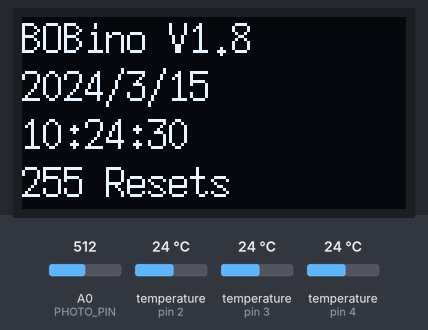
Recording of a sketch running on a simulated Arduino Uno, built with avr-gcc and run on an emulated ATmega328P. Parts: 128×64 one-colour display. Inputs (shaded band) come from the test bench; at power-on: A0 (PHOTO_PIN) = 512, temperature (sensors on pin 2, pin 3, pin 4) 24 °C. The local clock reads 2024-03-15 10:24:30 at power-on unless the sketch sets it; storage starts empty; EEPROM starts erased; what the sketch prints to the serial monitor is not drawn.

Above: at 0.3 s.
At 2.1 s:
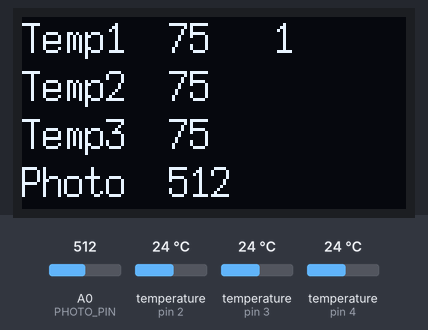
At 17.1 s:
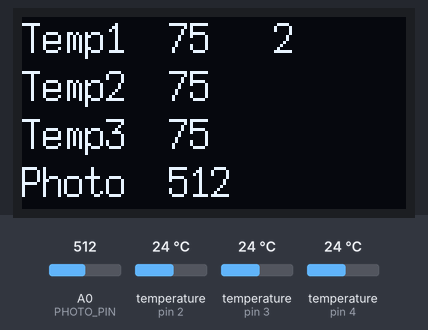
At 62.1 s:
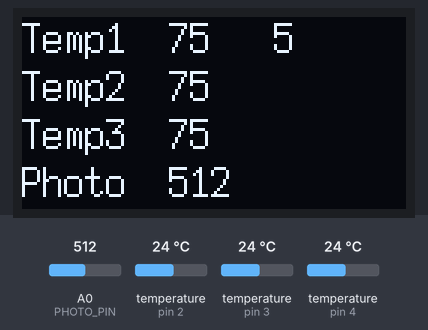
At 92.2 s:
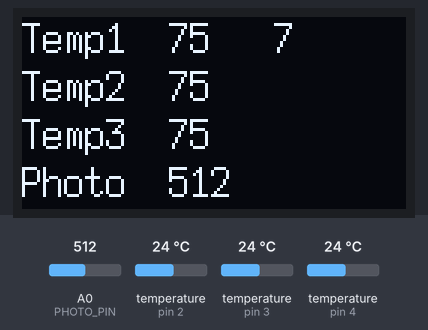
At 122.4 s:
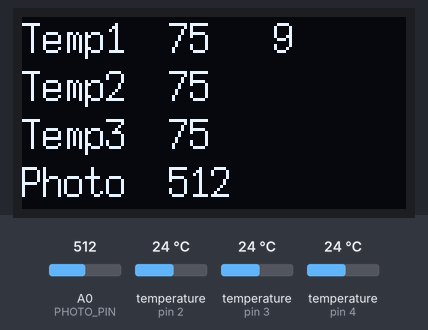

Measured:
- what the display in image 0 shows lasts 1.8 s, from 0.2 s to 2.0 s
- what the display in image 1 shows lasts 15.0 s, from 2.0 s to 17.0 s
- what the display in image 3 shows lasts 15.1 s, from 62.0 s to 77.1 s

The sketch:

BOBino_V1_8.ino
```cpp
// (licence header left out)
// Flash Size must been < 30720 bytes, else you get the verification error in avrdude.

#include <Wire.h>

// 2015-Jun - Replaced the components with simple DS18B20 one-wire temperature sensors
#include <OneWire.h>
#include <DallasTemperature.h>

// SD Card and Sleep
#include <SPI.h>
#include <SD.h>
#include <avr/sleep.h>

#include <RTClib.h> //Available from https://github.com/adafruit/RTClib
//#include <Narcoleptic.h> //microcontroller sleep library. Available at https://code.google.com/p/narcoleptic/downloads/detail?name=Narcoleptic_v1a.zip

//http://www.arduino.cc/en/Tutorial/EEPROMWrite
#include <EEPROM.h>

// 1.8 Include display driver
//#include <U8g2lib.h>
#include <SSD1306Ascii.h>
#include <SSD1306AsciiAvrI2c.h>

#define I2C_ADDRESS 0x3C
// Define proper RST_PIN if required.
#define RST_PIN -1

SSD1306AsciiAvrI2c oled;

//http://www.instructables.com/id/two-ways-to-reset-arduino-in-software/step2/using-just-software/
void(* resetFunc) (void) = 0; //declare reset function @ address 0


#define RTCSET_DATE "2018 06 04 09 30 00;"

#define DEFAULT_SLEEP_SECONDS 15


// Enable up to three differene one wire busses
// This avoids identifying each one-wire by hex id.
#define ONE_WIRE_BUS_A   2
#define ONE_WIRE_BUS_B   3
#define ONE_WIRE_BUS_C   4

// Analog Voltage based Light Sennsor
#define PHOTO_PIN A0

RTC_DS1307 RTC;
OneWire oneWireA(ONE_WIRE_BUS_A);
OneWire oneWireB(ONE_WIRE_BUS_B);
OneWire oneWireC(ONE_WIRE_BUS_C);

DallasTemperature sensorsA(&oneWireA);
DallasTemperature sensorsB(&oneWireB);
DallasTemperature sensorsC(&oneWireC);

//U8G2_SSD1306_128X64_NONAME_1_HW_I2C u8g2(U8G2_R0, U8X8_PIN_NONE); // All Boards without Reset of the Display


char temp = 'F';
char alt = 'F';
short sleepSeconds = DEFAULT_SLEEP_SECONDS;

#define CSV ","
#define DATA_FILENAME "data.csv"
#define RTC_FILENAME "config/rtcset.txt"
#define CONFIG_DIR "config"
#define TIME_FILENAME "config/sleepsec.txt"
#define TEMP_FILENAME "config/temp.txt"
#define ALT_FILENAME "config/alt.txt"
#define RTC_EXAMPLE "config/_rtcset.txt"
#define README_FILENAME "BOBino.txt"

#define LOW_MEMORY_FREE_REBOOT_THRESHOLD 350
#define EEPROM_ADDR_Reset_Counter 0

//https://gist.github.com/ntbrock/4d0bec130f943861a0ba
byte resetCount = 0;
byte freeMemCount = 0;
uint16_t freeMem() {
  char top;
  extern char *__brkval;
  extern char __bss_end;
  int freeMem = __brkval ? &top - __brkval : &top - &__bss_end;

  if ( freeMemCount % 100 == 0 ) {
  Serial.print(F("Debug: ["));
  Serial.print( freeMemCount, DEC );
  Serial.print(F("] SRAM Free: (Resetting at 350 free with NO warning)  "));
  Serial.println( freeMem );
  }
  freeMemCount++;

  if ( freeMem < LOW_MEMORY_FREE_REBOOT_THRESHOLD ) {
   Serial.print(F("FATAL: SRAM Free: (RESETTING NOW)  "));
    Serial.println( freeMem, DEC );
    Serial.flush();
    delay(50);
    resetFunc();  //call reset - no room for death squawk
  }
}

char oledBuffer12[12] = "       ";

void setup() {

  Serial.begin(9600);

  Serial.println(F("BOBino V1.8 ==[setup]===="));
  freeMem();
  countResets();
  delay(50);

#if RST_PIN >= 0
  oled.begin(&Adafruit128x64, I2C_ADDRESS, RST_PIN);
#else // RST_PIN >= 0
  oled.begin(&Adafruit128x64, I2C_ADDRESS);
#endif // RST_PIN >= 0

  oled.setFont(X11fixed7x14); // TimesNewRoman16);
  oled.clear();
  oled.println(F("BOBino V1.8"));

  //timestamp from rtc
  DateTime now = RTC.now();

  oled.print(now.year(), DEC);
  oled.print('/');
  oled.print(now.month(), DEC);
  oled.print('/');
  oled.print(now.day(), DEC);

  oled.println();
  if ( now.hour() < 10 ) { oled.print("0"); }
  oled.print(now.hour(), DEC);
  oled.print(':');
  if ( now.minute() < 10 ) { oled.print("0"); }
  oled.print(now.minute(), DEC );
  oled.print(':');
  if ( now.second() < 10 ) { oled.print("0"); }
  oled.println(now.second(), DEC);

  //This is the chipselect pin, change based on SD shield documentation.
  if ( ! SD.begin(10) ) {
    oled.println(F("NO SD CARD"));
    Serial.println(F("FATAL: Unable to begin SD Card."));
    Serial.flush();
    deathFlash();
  } else {

    sprintf(oledBuffer12, "%d Resets", (int)resetCount);
    oled.println(oledBuffer12);


    sensorsA.begin();
    sensorsB.begin();
    sensorsC.begin();
    delay(50);

    Wire.begin();
    RTC.begin();

    delay(50);
    configure();

    createHeader();
    RTC_set();

    sensorsA.setResolution(10);
    sensorsB.setResolution(10);
    sensorsC.setResolution(10);

    Serial.print(F("BOBino V1.8 ==[loop]====  Go! Loop sleeps seconds: "));
    Serial.println(sleepSeconds);
  }
}

int loopCount = 0;
long lastReadMs = -1;

void loop(){
  loopCount += 1;
  freeMem();

  lastReadMs = millis();// + Narcoleptic.millis();
  DateTime now = RTC.now();

  // Acquire All readings
  sensorsA.requestTemperatures();
  sensorsB.requestTemperatures();
  sensorsC.requestTemperatures();
  analogRead(PHOTO_PIN); // discard first reading, use 2nd
  // Data capacity fix for Photo fluctuation
  int photoRead = analogRead(PHOTO_PIN);

  // Acquisition Time off temperature sensors
  delay(650);

  float tempA = -1;
  float tempB = -1;
  float tempC = -1;

  if(temp=='f'||temp=='F'){
    tempA = sensorsA.getTempFByIndex(0);
    tempB = sensorsB.getTempFByIndex(0);
    tempC = sensorsC.getTempFByIndex(0);
  } else {
    tempA = sensorsA.getTempCByIndex(0);
    tempB = sensorsB.getTempCByIndex(0);
    tempC = sensorsC.getTempCByIndex(0);
  }

  // 32.00 indicates error, missing device on bus
  if ( tempA == 32.00 ) { tempA = -1; }
  if ( tempB == 32.00 ) { tempB = -1; }
  if ( tempC == 32.00 ) { tempC = -1; }

  File data=SD.open(DATA_FILENAME, FILE_WRITE);
  if ( data ) {

    timestamp(data, now);
    data.print(CSV);
    data.print(lastReadMs, DEC);
    data.print(CSV);
    data.print(loopCount, DEC);
    data.print(CSV);
    data.print(resetCount, DEC);
    data.print(CSV);
    data.print(tempA, 2);
    data.print(CSV);
    data.print(tempB, 2);
    data.print(CSV);
    data.print(tempC, 2);
    data.print(CSV);
    data.print(photoRead, DEC);
    data.println();
    data.close();

    // Also debug to serial console
    timestampSerial(now);
    Serial.print(CSV);
    Serial.print(lastReadMs, DEC);
    Serial.print(CSV);
    Serial.print(loopCount, DEC);
    Serial.print(CSV);
    Serial.print(resetCount, DEC);
    Serial.print(CSV);
    Serial.print(tempA, 2);
    Serial.print(CSV);
    Serial.print(tempB, 2);
    Serial.print(CSV);
    Serial.print(tempC, 2);
    Serial.print(CSV);
    Serial.print(photoRead, DEC);
    Serial.print(CSV);
    Serial.println();
    Serial.flush();
  } else {
    Serial.print(F("FATAL: Unable to write to SD, File: "));
    Serial.println(DATA_FILENAME);
    Serial.flush();
    deathFlash();
  }

  // Write to OLED Screen
  oled.clear();
  char oledBuffer[12] = "       ";
  sprintf(oledBuffer, "Temp1  %d   %d", (int)tempA, loopCount);
  oled.println(oledBuffer);

  sprintf(oledBuffer, "Temp2  %d", (int)tempB);
  oled.println(oledBuffer);

  sprintf(oledBuffer, "Temp3  %d", (int)tempC);
  oled.println(oledBuffer);

  sprintf(oledBuffer, "Photo  %d", (int)photoRead);
  oled.println(oledBuffer);

  sleep();

}

// Death Flash
void deathFlash() {
  cli();
  sleep_enable();
  sleep_cpu();
}


void createHeader(){ //This function creates a header at the top of the data.csv file.
  if(SD.exists(DATA_FILENAME) == false){  //only creates header if file doesn't exist
    File data=SD.open(DATA_FILENAME, FILE_WRITE);
    data.print("Time");
    data.print(CSV);
    data.print("LastReadMs");
    data.print(CSV);
    data.print("LoopCount");
    data.print(CSV);
    data.print("RebootCount");
    data.print(CSV);
    if(temp=='f'||temp=='F'){
      data.print(F("TemperatureA (F)"));
    }else{
      data.print(F("TemperatureA (C)"));
    }
    data.print(CSV);
    if(temp=='f'||temp=='F'){
      data.print(F("TemperatureB (F)"));
    }else{
      data.print(F("TemperatureB (C)"));
    }
    data.print(CSV);
    if(temp=='f'||temp=='F'){
      data.print(F("TemperatureC (F)"));
    }else{
      data.print(F("TemperatureC (C)"));
    }
    data.print(CSV);
    data.print(F("Light (0-1023)"));
    data.println();
    data.close();
  }
  else{
    // File handle is refereshed with every loop, not held in memory.
    // data=SD.open("data.csv", FILE_WRITE);
  }
}

void timestamp(File data, DateTime &now){ //Current time is read from the RTC, and printed to the SD card.
  //timestamp from rtc
  data.print(now.year(), DEC);
  data.print('/');
  data.print(now.month(), DEC);
  data.print('/');
  data.print(now.day(), DEC);
  data.print(' ');
  if ( now.hour() < 10 ) { data.print("0"); }
  data.print(now.hour(), DEC);
  data.print(':');
  if ( now.minute() < 10 ) { data.print("0"); }
  data.print(now.minute(), DEC );
  data.print(':');
  if ( now.second() < 10 ) { data.print("0"); }
  data.print(now.second(), DEC);
}

void timestampSerial(DateTime &now){ //Current time is read from the RTC, and printed to the SD card.
  Serial.print(now.unixtime());
}


/**
 * Read the beginning of the EEPROM to get the number of resets and + 1.
 */
void countResets() {

  resetCount  = EEPROM.read(EEPROM_ADDR_Reset_Counter);
    Serial.print(F("Debug: Total Reset Count: "));
    Serial.println(resetCount);
  EEPROM.write(EEPROM_ADDR_Reset_Counter, resetCount+1);
}


/**
 * Read the contents of the config folder on the SD card,
 * set memory config for data collection accordingly.
 */

void configure(){
  //Serial.println(F("BOBino V1.8 - Configure Start"));

  // Create the config directory on the card if doesn't exist
  if ( SD.exists( CONFIG_DIR ) ) {
      Serial.println(F("Info: SD Card Config directory: CONFIG exists."));
  } else {
     if ( SD.mkdir( CONFIG_DIR ) ) {
       Serial.println(F("Created Directory: CONFIG_DIR"));
     } else {
      Serial.println(F("ERROR: Unable to create directory: CONFIG"));
    }
  }

  Serial.print(F("Info: Initializing Time. Contents of SLEEPSEC.TXT: "));

  if ( SD.exists( TIME_FILENAME ) ) {
    File timetxt;
    String time;
    timetxt=SD.open(TIME_FILENAME,FILE_READ);
    if(timetxt > 0 ) {
      char c = timetxt.read();
      while(c!=';' && c != -1){
      Serial.print( c );
        time += c;
        c=timetxt.read();
      }
      Serial.println();
    }
    if(!timetxt || !time){
      sleepSeconds = DEFAULT_SLEEP_SECONDS;
    }else{
    sleepSeconds=atoi(time.c_str());
    }

    if ( sleepSeconds <= 0 ) { sleepSeconds = DEFAULT_SLEEP_SECONDS; } // Defensive.

    Serial.print(F("Info: Configured Sleep Seconds: "));
    Serial.print(sleepSeconds);
    Serial.println();

  } else {
     // Create the default value file on the new SD card.
    // Create the default value file on the new SD card.
    File fh=SD.open(TIME_FILENAME, FILE_WRITE);
    if ( fh ) {
      fh.print( sleepSeconds );
      fh.print(";");
      fh.println();
      fh.flush();
      fh.close();
      Serial.print(F("Wrote file: "));
      Serial.println(TIME_FILENAME);
    } else {
      Serial.print(F("ERROR: Unable to create file: "));
      Serial.println(TIME_FILENAME);
    }
  }


  if ( SD.exists( TEMP_FILENAME ) ) {
    temp=SD.open(TEMP_FILENAME, FILE_READ).read();
  } else {
    // Create the default value file on the new SD card.
    File fh=SD.open(TEMP_FILENAME, FILE_WRITE);
    if ( fh ) {
      fh.print( temp );
      fh.print( ";");
      fh.println();
      fh.flush();
      fh.close();
      Serial.println(F("Wrote file: TEMP_FILENAME"));
    } else {
      Serial.println(F("ERROR: Unable to create file: TEMP_FILENAME"));
    }
  }
  if ( temp != 'F' && temp != 'f' && temp != 'C' && temp != 'c' ) { temp = 'F'; } // Defense!
  Serial.print(F("Info: Configured Temp to be: "));
  Serial.print(temp);
  Serial.println();


  if ( ! SD.exists( RTC_EXAMPLE ) ) {
    // Create the default value file on the new SD card.
    File fh=SD.open(RTC_EXAMPLE, FILE_WRITE);
    if ( fh ) {
      fh.print( F(RTCSET_DATE));
      fh.println();
      fh.flush();
      fh.close();
      Serial.println(F("Wrote file: RTC_EXAMPLE"));
    } else {
      Serial.println(F("ERROR: Unable to create file: RTC_EXAMPLE"));
    }
  }

  if ( ! SD.exists( README_FILENAME ) ) {
    // Create the default value file on the new SD card.
    File fh=SD.open(README_FILENAME, FILE_WRITE);
    if ( fh ) {
    fh.print(F("BOBino V1.8 2018-Jun-03"));
    fh.println();
    fh.println();
    fh.print(F("Edit files in the CONFIG Directory on this SD Card to set config: "));
    fh.println();
    fh.println(F("   CONFIG/TEMP.TXT -- Set Temperature Units to F or C"));
    fh.println(F("   CONFIG/SLEEPSEC.TXT -- Set Time Sleep Interval in Seconds"));
    //fh.println(F("   CONFIG/ALT.TXT -- Set Altitude Units and Activate"));
    fh.println(F("   CONFIG/RTCSET.TXT -- Set To the current calendar information to adjust system time."));
    fh.println(F("   CONFIG/_RTCSET.TXT -- Example RTC File to make clock setting easy."));
    fh.print("");
    fh.println();
//    fh.flush();
    fh.close();
    Serial.println(F("Wrote file: README.txt"));
    }
  }


    DateTime now = RTC.now();
    Serial.print(F("Info: System Time is: "));
    Serial.print(now.year(), DEC);
    Serial.print(F("/"));
    Serial.print(now.month(), DEC);
    Serial.print(F("/"));
    Serial.print(now.day(), DEC);
    Serial.print(F("T"));
    Serial.print(now.hour(), DEC);
    Serial.print(F(":"));
    Serial.print(now.minute(), DEC);
    Serial.print(F(":"));
    Serial.print(now.second(), DEC);
    Serial.println();

   long unixTime = getUnixTime();
   Serial.print(F("Info: Unix Time is: "));
   Serial.println(unixTime);

  //Serial.println(F("BOBino V1.8 - Configure complete"));
}


uint8_t narcolepticIsWorking = 0;
long narcolepticAlternateTime = 0;

void sleep() { //Sleeps the arduino for the ammount of time specified by the config file, using the Narcoleptic sleep library.
//  long currentTime = getUnixTime();


  // Sensor Reads take ~ 900ms
  // Go off last read to avoid adding reading delays each time.
  long wakeMs = (float)lastReadMs + ( (float)sleepSeconds * 1000.0 ); // Version 1.6 - Changing timesleep to seconds
  long nextMs = -1;

  long currentMs = millis();// + Narcoleptic.millis();
  while ( currentMs < wakeMs ){

    // Sleep 1 second less than expected
    long sleepMs = wakeMs - currentMs;
    if ( sleepMs < 1000 ) { sleepMs = 100; } // Min Sleep 1 sec
    if ( sleepMs > 30000 ) { sleepMs = 30000; } // Max sleep 30 sec

/*
    Serial.print(F("::: BEG current: " ));
    Serial.print(currentMs);
    Serial.print(F("  lastRead: " ));
    Serial.print(lastReadMs);
    Serial.print(F("  sleep: " ));
    Serial.print(sleepMs);
//    Serial.print(F("  sleepSec: "));
//    Serial.print(sleepSeconds);
    Serial.print(F("  wake: "));
    Serial.println(wakeMs);
    Serial.flush();
*/
    if ( sleepMs < 1000 ) {
      // CPU Narrow in the last second.
      delay(sleepMs);
    } else if ( narcolepticIsWorking ) {
      //Narcoleptic.delay( sleepMs - 450 );
      delay(200);
    } else {
      // Narco is not working, use our alternate counter.
      delay(sleepMs);
    }


    // Only set this at the end of the loop
    nextMs = millis(); // + Narcoleptic.millis();

/*
    Serial.print(F("::: END current: " ));
    Serial.print(currentMs);
    Serial.print(F("  next: " ));
    Serial.println(nextMs);
    Serial.flush();
*/
    // Handle the case where no RTC exists and we need to advance the clock

 /*   if ( newTime <= currentTime && narcolepticIsWorking ) {
        Serial.println(F("ERROR - Real Time Clock / Narcoleptic not working. Falling back to CPU delay."));

        Serial.print(F("Logic Path: "));
        Serial.print(path);
        Serial.print(F("  Wake Time: "));
        Serial.print(wakeTime);
        Serial.print(F("  New Time: "));
        Serial.print(newTime);
        Serial.print(F("  Current Time: "));
        Serial.println(currentTime);

        narcolepticIsWorking = 0;
    }
*/

    currentMs = nextMs;

  }
}

long getUnixTime(){
  if ( narcolepticIsWorking ) {
    DateTime now=RTC.now();
    if( now.year() > 2100 ) {
      Serial.println("ERROR: Real Time Clock not working, year > 2100.");
      narcolepticIsWorking = 0;
      return narcolepticAlternateTime;
    } else {
      return now.unixtime();
    }
  } else {
    return narcolepticAlternateTime;
  }
}

void RTC_set(){ //sets rtc from the SD card in the even that it is improperly set.
  if(SD.exists(RTC_FILENAME)){
    File rtcset;
    String timebuffer;
    short timenow[5];
    timenow[0] = 0;timenow[1] = 0;timenow[2] = 0;timenow[3] = 0;timenow[4] = 0;timenow[5] = 0;
    int i=0;
    rtcset=SD.open(RTC_FILENAME,FILE_READ);
     while(rtcset.peek()!=';'){
      while(rtcset.peek()==' '||rtcset.peek()==','){
        rtcset.read();
      }
      while(rtcset.peek()!=' '&&rtcset.peek()!=','&&rtcset.peek()!=';'){
        char c=rtcset.read();
        timebuffer += c;

      }
      Serial.print(F("DEBUG> Time Buffer: "));
      Serial.print(timebuffer);
      Serial.println();
      timenow[i]=timebuffer.toInt();

      Serial.print(F("DEBUG> Time Now: "));
      Serial.print(timenow[i]);
      Serial.println();

      i++;
      timebuffer="";

     }
     RTC.adjust(DateTime(timenow[0],timenow[1],timenow[2],timenow[3],timenow[4],timenow[5]));
     SD.remove(RTC_FILENAME);

    Serial.print(F("INFO: Set Real Time Clock: "));
    Serial.print( timenow[0], DEC );
    Serial.print( F("/") );
    Serial.print( timenow[1], DEC );
    Serial.print( F("/") );
    Serial.print( timenow[2], DEC );
    Serial.print( F("T") );
    Serial.print( timenow[3], DEC );
    Serial.print( F(":") );
    Serial.print( timenow[4], DEC );
    Serial.print( F(":") );
    Serial.print( timenow[5], DEC );
    Serial.println();
  }
}
```
